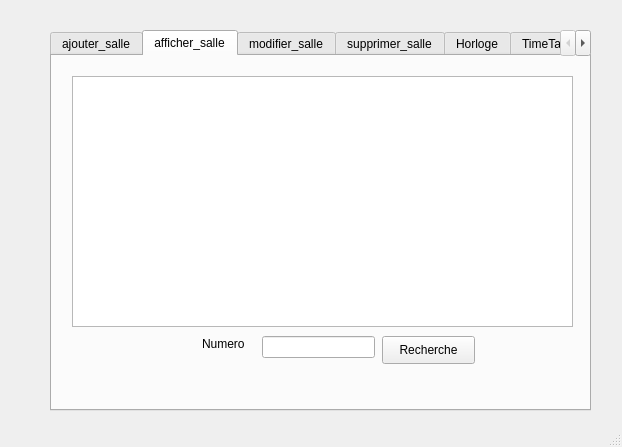
<?xml version="1.0" encoding="UTF-8"?>
<ui version="4.0">
 <class>MainWindow</class>
 <widget class="QMainWindow" name="MainWindow">
  <property name="geometry">
   <rect>
    <x>0</x>
    <y>0</y>
    <width>622</width>
    <height>447</height>
   </rect>
  </property>
  <property name="windowTitle">
   <string>MainWindow</string>
  </property>
  <widget class="QWidget" name="centralwidget">
   <widget class="QTabWidget" name="ajouter_salle">
    <property name="geometry">
     <rect>
      <x>50</x>
      <y>30</y>
      <width>541</width>
      <height>381</height>
     </rect>
    </property>
    <property name="currentIndex">
     <number>1</number>
    </property>
    <widget class="QWidget" name="tab_5">
     <attribute name="title">
      <string>ajouter_salle</string>
     </attribute>
     <widget class="QLabel" name="label">
      <property name="geometry">
       <rect>
        <x>40</x>
        <y>60</y>
        <width>56</width>
        <height>16</height>
       </rect>
      </property>
      <property name="text">
       <string>Numero</string>
      </property>
     </widget>
     <widget class="QLineEdit" name="num">
      <property name="geometry">
       <rect>
        <x>160</x>
        <y>60</y>
        <width>113</width>
        <height>22</height>
       </rect>
      </property>
     </widget>
     <widget class="QLabel" name="label_2">
      <property name="geometry">
       <rect>
        <x>40</x>
        <y>130</y>
        <width>91</width>
        <height>16</height>
       </rect>
      </property>
      <property name="text">
       <string>Localisation</string>
      </property>
     </widget>
     <widget class="QPushButton" name="ajouter">
      <property name="geometry">
       <rect>
        <x>400</x>
        <y>290</y>
        <width>93</width>
        <height>28</height>
       </rect>
      </property>
      <property name="text">
       <string>ajouter</string>
      </property>
     </widget>
     <widget class="QLabel" name="label_3">
      <property name="geometry">
       <rect>
        <x>40</x>
        <y>200</y>
        <width>111</width>
        <height>16</height>
       </rect>
      </property>
      <property name="text">
       <string>Heure Debut</string>
      </property>
     </widget>
     <widget class="QLabel" name="label_4">
      <property name="geometry">
       <rect>
        <x>40</x>
        <y>270</y>
        <width>81</width>
        <height>16</height>
       </rect>
      </property>
      <property name="text">
       <string>Heure Final</string>
      </property>
     </widget>
     <widget class="QLineEdit" name="heurf">
      <property name="geometry">
       <rect>
        <x>160</x>
        <y>270</y>
        <width>113</width>
        <height>22</height>
       </rect>
      </property>
     </widget>
     <widget class="QLineEdit" name="heurd">
      <property name="geometry">
       <rect>
        <x>160</x>
        <y>200</y>
        <width>113</width>
        <height>22</height>
       </rect>
      </property>
     </widget>
     <widget class="QLineEdit" name="loc">
      <property name="geometry">
       <rect>
        <x>160</x>
        <y>130</y>
        <width>113</width>
        <height>22</height>
       </rect>
      </property>
     </widget>
    </widget>
    <widget class="QWidget" name="tab_6">
     <attribute name="title">
      <string>afficher_salle</string>
     </attribute>
     <widget class="QTableView" name="tab_salle">
      <property name="geometry">
       <rect>
        <x>20</x>
        <y>20</y>
        <width>501</width>
        <height>251</height>
       </rect>
      </property>
     </widget>
     <widget class="QPushButton" name="affichierstat">
      <property name="geometry">
       <rect>
        <x>50</x>
        <y>420</y>
        <width>93</width>
        <height>28</height>
       </rect>
      </property>
      <property name="text">
       <string>Statistiques</string>
      </property>
     </widget>
     <widget class="QPushButton" name="searchbutton">
      <property name="geometry">
       <rect>
        <x>330</x>
        <y>280</y>
        <width>93</width>
        <height>28</height>
       </rect>
      </property>
      <property name="text">
       <string>Recherche</string>
      </property>
     </widget>
     <widget class="QLineEdit" name="lineEdit_10">
      <property name="geometry">
       <rect>
        <x>210</x>
        <y>280</y>
        <width>113</width>
        <height>22</height>
       </rect>
      </property>
     </widget>
     <widget class="QLabel" name="label_11">
      <property name="geometry">
       <rect>
        <x>150</x>
        <y>280</y>
        <width>56</width>
        <height>16</height>
       </rect>
      </property>
      <property name="text">
       <string>Numero</string>
      </property>
     </widget>
    </widget>
    <widget class="QWidget" name="widget">
     <attribute name="title">
      <string>modifier_salle</string>
     </attribute>
     <widget class="QLineEdit" name="lineEdit_5">
      <property name="geometry">
       <rect>
        <x>230</x>
        <y>180</y>
        <width>113</width>
        <height>22</height>
       </rect>
      </property>
     </widget>
     <widget class="QLineEdit" name="lineEdit_6">
      <property name="geometry">
       <rect>
        <x>230</x>
        <y>300</y>
        <width>113</width>
        <height>22</height>
       </rect>
      </property>
     </widget>
     <widget class="QLineEdit" name="lineEdit_7">
      <property name="geometry">
       <rect>
        <x>230</x>
        <y>240</y>
        <width>113</width>
        <height>22</height>
       </rect>
      </property>
     </widget>
     <widget class="QLineEdit" name="lineEdit_8">
      <property name="geometry">
       <rect>
        <x>100</x>
        <y>70</y>
        <width>113</width>
        <height>22</height>
       </rect>
      </property>
     </widget>
     <widget class="QLineEdit" name="lineEdit_9">
      <property name="geometry">
       <rect>
        <x>230</x>
        <y>120</y>
        <width>113</width>
        <height>22</height>
       </rect>
      </property>
     </widget>
     <widget class="QLabel" name="label_5">
      <property name="geometry">
       <rect>
        <x>20</x>
        <y>70</y>
        <width>56</width>
        <height>16</height>
       </rect>
      </property>
      <property name="text">
       <string>Numero</string>
      </property>
     </widget>
     <widget class="QLabel" name="label_6">
      <property name="geometry">
       <rect>
        <x>90</x>
        <y>240</y>
        <width>221</width>
        <height>16</height>
       </rect>
      </property>
      <property name="text">
       <string>Nouveau Heur Debut</string>
      </property>
     </widget>
     <widget class="QLabel" name="label_7">
      <property name="geometry">
       <rect>
        <x>100</x>
        <y>180</y>
        <width>141</width>
        <height>16</height>
       </rect>
      </property>
      <property name="text">
       <string>Nouveau Localisation</string>
      </property>
     </widget>
     <widget class="QLabel" name="label_8">
      <property name="geometry">
       <rect>
        <x>110</x>
        <y>120</y>
        <width>141</width>
        <height>16</height>
       </rect>
      </property>
      <property name="text">
       <string>Nouveau Numero</string>
      </property>
     </widget>
     <widget class="QLabel" name="label_9">
      <property name="geometry">
       <rect>
        <x>90</x>
        <y>300</y>
        <width>131</width>
        <height>16</height>
       </rect>
      </property>
      <property name="text">
       <string>Nouveau Heur Final</string>
      </property>
     </widget>
     <widget class="QPushButton" name="modifier">
      <property name="geometry">
       <rect>
        <x>410</x>
        <y>240</y>
        <width>81</width>
        <height>31</height>
       </rect>
      </property>
      <property name="text">
       <string>Modifier</string>
      </property>
     </widget>
    </widget>
    <widget class="QWidget" name="tab_8">
     <attribute name="title">
      <string>supprimer_salle</string>
     </attribute>
     <widget class="QLabel" name="label_10">
      <property name="geometry">
       <rect>
        <x>170</x>
        <y>220</y>
        <width>141</width>
        <height>16</height>
       </rect>
      </property>
      <property name="text">
       <string>Numero</string>
      </property>
     </widget>
     <widget class="QLineEdit" name="num_sup">
      <property name="geometry">
       <rect>
        <x>260</x>
        <y>220</y>
        <width>113</width>
        <height>22</height>
       </rect>
      </property>
     </widget>
     <widget class="QPushButton" name="supprimer">
      <property name="geometry">
       <rect>
        <x>270</x>
        <y>270</y>
        <width>93</width>
        <height>28</height>
       </rect>
      </property>
      <property name="text">
       <string>Supprimer</string>
      </property>
     </widget>
    </widget>
    <widget class="QWidget" name="tab_3">
     <attribute name="title">
      <string>Horloge</string>
     </attribute>
     <widget class="QListView" name="list">
      <property name="geometry">
       <rect>
        <x>25</x>
        <y>11</y>
        <width>491</width>
        <height>311</height>
       </rect>
      </property>
     </widget>
    </widget>
    <widget class="QWidget" name="tab_4">
     <attribute name="title">
      <string>TimeTable</string>
     </attribute>
     <widget class="QTableView" name="time">
      <property name="geometry">
       <rect>
        <x>80</x>
        <y>50</y>
        <width>371</width>
        <height>221</height>
       </rect>
      </property>
     </widget>
    </widget>
    <widget class="QWidget" name="tab">
     <attribute name="title">
      <string>Statistics</string>
     </attribute>
     <widget class="QPushButton" name="pushButton">
      <property name="geometry">
       <rect>
        <x>220</x>
        <y>150</y>
        <width>101</width>
        <height>28</height>
       </rect>
      </property>
      <property name="text">
       <string>Show statistics</string>
      </property>
     </widget>
    </widget>
    <widget class="QWidget" name="tab_2">
     <attribute name="title">
      <string>PDF</string>
     </attribute>
     <widget class="QPushButton" name="pushButton_2">
      <property name="geometry">
       <rect>
        <x>230</x>
        <y>150</y>
        <width>93</width>
        <height>28</height>
       </rect>
      </property>
      <property name="text">
       <string>Show pdf</string>
      </property>
     </widget>
    </widget>
   </widget>
  </widget>
  <widget class="QMenuBar" name="menubar">
   <property name="geometry">
    <rect>
     <x>0</x>
     <y>0</y>
     <width>622</width>
     <height>26</height>
    </rect>
   </property>
  </widget>
  <widget class="QStatusBar" name="statusbar"/>
 </widget>
 <resources/>
 <connections/>
</ui>
